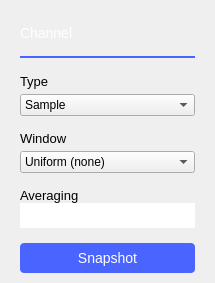
             <widget class="QWidget" name="channelSettings">
              <layout class="QVBoxLayout" name="verticalLayout_4">
               <property name="spacing">
                <number>15</number>
               </property>
               <property name="leftMargin">
                <number>20</number>
               </property>
               <property name="topMargin">
                <number>25</number>
               </property>
               <property name="rightMargin">
                <number>20</number>
               </property>
               <property name="bottomMargin">
                <number>0</number>
               </property>
               <item>
                <widget class="QLabel" name="channelSettingsTitle">
                 <property name="styleSheet">
                  <string notr="true"> color: white;
    font-size: 14px;
    font-weight: normal;</string>
                 </property>
                 <property name="text">
                  <string>Channel</string>
                 </property>
                </widget>
               </item>
               <item>
                <widget class="Line" name="lineChannelSettingsTitle">
                 <property name="minimumSize">
                  <size>
                   <width>0</width>
                   <height>0</height>
                  </size>
                 </property>
                 <property name="maximumSize">
                  <size>
                   <width>16777215</width>
                   <height>16777215</height>
                  </size>
                 </property>
                 <property name="styleSheet">
                  <string notr="true">color: #4A64FF;</string>
                 </property>
                 <property name="frameShadow">
                  <enum>QFrame::Plain</enum>
                 </property>
                 <property name="lineWidth">
                  <number>2</number>
                 </property>
                 <property name="orientation">
                  <enum>Qt::Horizontal</enum>
                 </property>
                </widget>
               </item>
               <item>
                <layout class="QVBoxLayout" name="verticalLayout_10">
                 <property name="spacing">
                  <number>5</number>
                 </property>
                 <property name="topMargin">
                  <number>0</number>
                 </property>
                 <item>
                  <widget class="QLabel" name="label_type">
                   <property name="styleSheet">
                    <string notr="true"> font-size: 13px;</string>
                   </property>
                   <property name="text">
                    <string>Type</string>
                   </property>
                  </widget>
                 </item>
                 <item>
                  <widget class="QComboBox" name="comboBox_type">
                   <item>
                    <property name="text">
                     <string>Sample</string>
                    </property>
                   </item>
                   <item>
                    <property name="text">
                     <string>and other types</string>
                    </property>
                   </item>
                  </widget>
                 </item>
                </layout>
               </item>
               <item>
                <layout class="QVBoxLayout" name="verticalLayout_11">
                 <property name="spacing">
                  <number>5</number>
                 </property>
                 <property name="topMargin">
                  <number>0</number>
                 </property>
                 <item>
                  <widget class="QLabel" name="label_window">
                   <property name="styleSheet">
                    <string notr="true"> font-size: 13px;</string>
                   </property>
                   <property name="text">
                    <string>Window</string>
                   </property>
                  </widget>
                 </item>
                 <item>
                  <widget class="QComboBox" name="comboBox_window">
                   <item>
                    <property name="text">
                     <string>Uniform (none)</string>
                    </property>
                   </item>
                   <item>
                    <property name="text">
                     <string>and others windows</string>
                    </property>
                   </item>
                  </widget>
                 </item>
                </layout>
               </item>
               <item>
                <layout class="QVBoxLayout" name="verticalLayout_12">
                 <property name="spacing">
                  <number>0</number>
                 </property>
                 <property name="topMargin">
                  <number>0</number>
                 </property>
                 <item>
                  <widget class="QLabel" name="label_averaging">
                   <property name="sizePolicy">
                    <sizepolicy hsizetype="Preferred" vsizetype="Fixed">
                     <horstretch>0</horstretch>
                     <verstretch>0</verstretch>
                    </sizepolicy>
                   </property>
                   <property name="styleSheet">
                    <string notr="true"> font-size: 13px;</string>
                   </property>
                   <property name="text">
                    <string>Averaging</string>
                   </property>
                  </widget>
                 </item>
                 <item>
                  <widget class="QSpinBox" name="spinBox_averaging">
                   <property name="styleSheet">
                    <string notr="true">font-size: 14px;
height:24px;
color: white;
border: 0px;
border-bottom: 1px solid rgba(255,255,255,100);</string>
                   </property>
                   <property name="buttonSymbols">
                    <enum>QAbstractSpinBox::NoButtons</enum>
                   </property>
                   <property name="minimum">
                    <number>1</number>
                   </property>
                   <property name="maximum">
                    <number>100</number>
                   </property>
                  </widget>
                 </item>
                </layout>
               </item>
               <item>
                <widget class="QPushButton" name="btnSnapshot">
                 <property name="styleSheet">
                  <string notr="true">QPushButton{
  width: 175px;
  height: 30px;
  border-radius: 4px;
  background-color: #4a64ff;
  
  font-size: 14px;
  font-weight: normal;
  font-style: normal;
  text-align: center;
  color: #ffffff;
}


QPushButton:disabled {
  background-color: grey;
  color:white;
}

QPushButton:pressed {
  background-color: #2a44df;
}

QPushButton:hover {
	background-color: #4a34ff;
}</string>
                 </property>
                 <property name="text">
                  <string>Snapshot</string>
                 </property>
                </widget>
               </item>
               <item>
                <spacer name="verticalSpacer_4">
                 <property name="orientation">
                  <enum>Qt::Vertical</enum>
                 </property>
                 <property name="sizeHint" stdset="0">
                  <size>
                   <width>10</width>
                   <height>10</height>
                  </size>
                 </property>
                </spacer>
               </item>
               <item>
                <spacer name="verticalSpacer_3">
                 <property name="orientation">
                  <enum>Qt::Vertical</enum>
                 </property>
                 <property name="sizeType">
                  <enum>QSizePolicy::Fixed</enum>
                 </property>
                 <property name="sizeHint" stdset="0">
                  <size>
                   <width>10</width>
                   <height>0</height>
                  </size>
                 </property>
                </spacer>
               </item>
              </layout>
             </widget>
